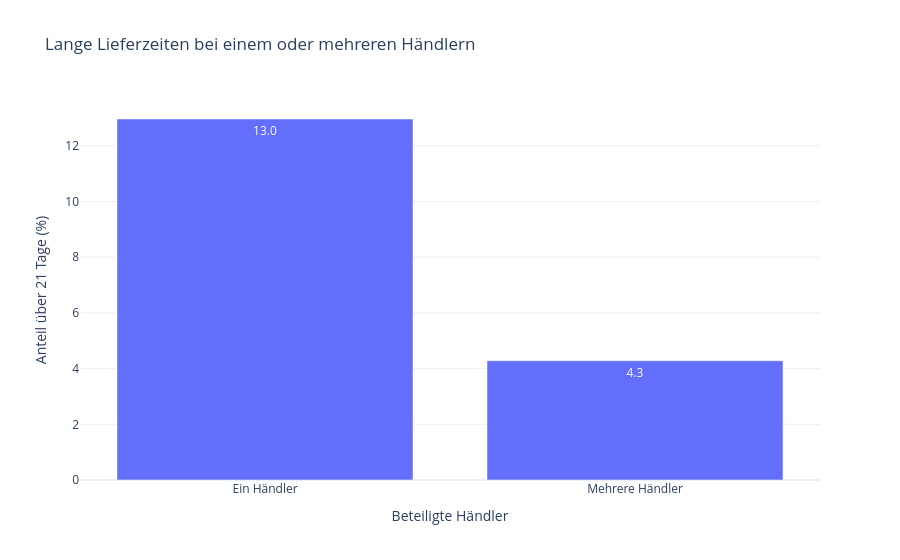

Here is the notebook cell this chart was saved with:
### Markdown cell above
## 2.2.1 EDA für die Logistikleitung: Lieferungen und Warenkörbe

**Frage mit dem eigenen Merkmal:** Gehen Bestellungen mit mehreren Händlern
häufiger mit langen Lieferzeiten einher? Zusätzlich betrachten wir ihren
Warenwert und Frachtanteil. Jede Bestellung zählt einmal.

### Code cell
logistik_story = orders_analysis.assign(
    haendlergruppe=orders_analysis['multi_seller'].map({
        False: 'Ein Händler', True: 'Mehrere Händler',
    }),
    lange_lieferung=orders_analysis['delivery_days'].gt(21),
).groupby('haendlergruppe').agg(
    n_orders=('order_id', 'size'),
    median_days=('delivery_days', 'median'),
    share_over_21=('lange_lieferung', 'mean'),
    share_late=('delivery_delay', 'mean'),
    median_items_value=('items_value', 'median'),
    median_freight_share=('freight_share', 'median'),
    share_bad=('bad_review', 'mean'),
)
display(logistik_story.round(4))
plot_story = logistik_story.reset_index()
plot_story['Anteil über 21 Tage (%)'] = plot_story['share_over_21'] * 100
fig = px.bar(
    plot_story, x='haendlergruppe', y='Anteil über 21 Tage (%)',
    text_auto='.1f', hover_data=['n_orders', 'median_days'],
    title='Lange Lieferzeiten bei einem oder mehreren Händlern',
    labels={'haendlergruppe': 'Beteiligte Händler'},
)
fig.show()

einzel = logistik_story.loc['Ein Händler']
mehrere = logistik_story.loc['Mehrere Händler']
display(Markdown(
    f"**Ergebnis:** Mehrere Händler betreffen {int(mehrere['n_orders']):,} Bestellungen. "
    f"Der Anteil mit mehr als 21 Tagen Lieferdauer beträgt {mehrere['share_over_21']:.1%} "
    f"gegenüber {einzel['share_over_21']:.1%} bei einem Händler "
    f"(Differenz {(mehrere['share_over_21'] - einzel['share_over_21']) * 100:.2f} Prozentpunkte). "
    f"Die mediane Lieferdauer liegt bei {mehrere['median_days']:.1f} gegenüber "
    f"{einzel['median_days']:.1f} Tagen."
))

### Figure 1 — Plotly figure (JSON) as saved in the notebook; plotly's stock layout.template omitted (floating-point values rounded to 4 significant figures)
{"data": [{"customdata": [[94560.0, 10.24], [1261.0, 7.91]], "hovertemplate": "Beteiligte Händler=%{x}<br>Anteil über 21 Tage (%)=%{y}<br>n_orders=%{customdata[0]}<br>median_days=%{customdata[1]}<extra></extra>", "legendgroup": "", "marker": {"color": "#636efa", "pattern": {"shape": ""}}, "name": "", "orientation": "v", "showlegend": false, "textposition": "auto", "texttemplate": "%{y:.1f}", "type": "bar", "x": ["Ein Händler", "Mehrere Händler"], "xaxis": "x", "y": [12.96, 4.282], "yaxis": "y"}], "layout": {"barmode": "relative", "legend": {"tracegroupgap": 0}, "title": {"text": "Lange Lieferzeiten bei einem oder mehreren Händlern"}, "xaxis": {"anchor": "y", "domain": [0, 1], "title": {"text": "Beteiligte Händler"}}, "yaxis": {"anchor": "x", "domain": [0, 1], "title": {"text": "Anteil über 21 Tage (%)"}}}}
